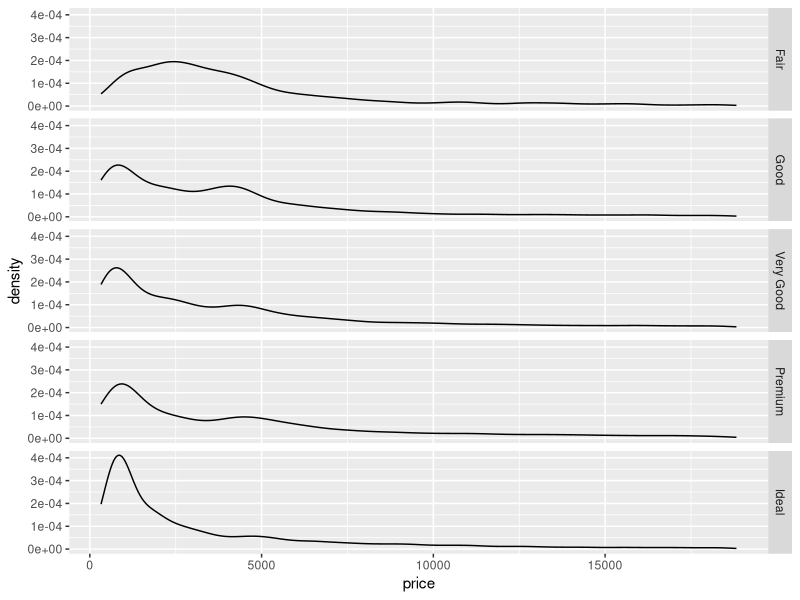
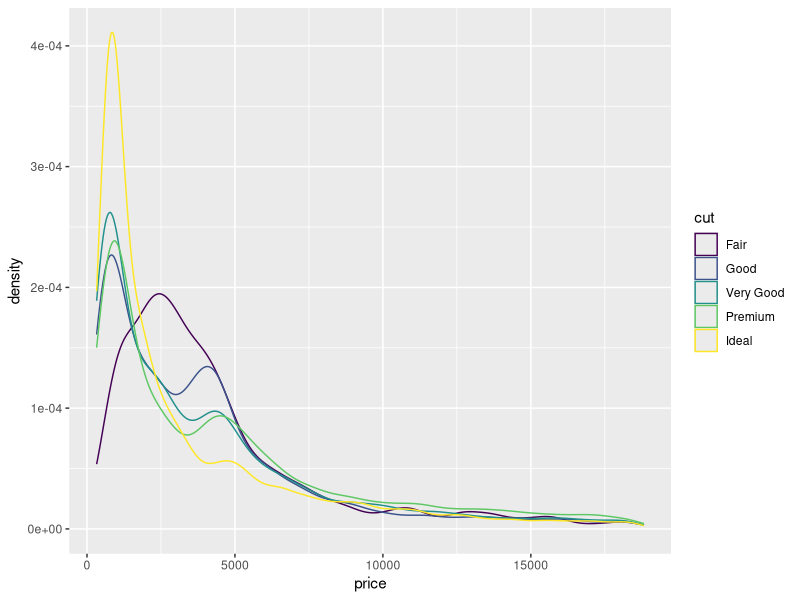
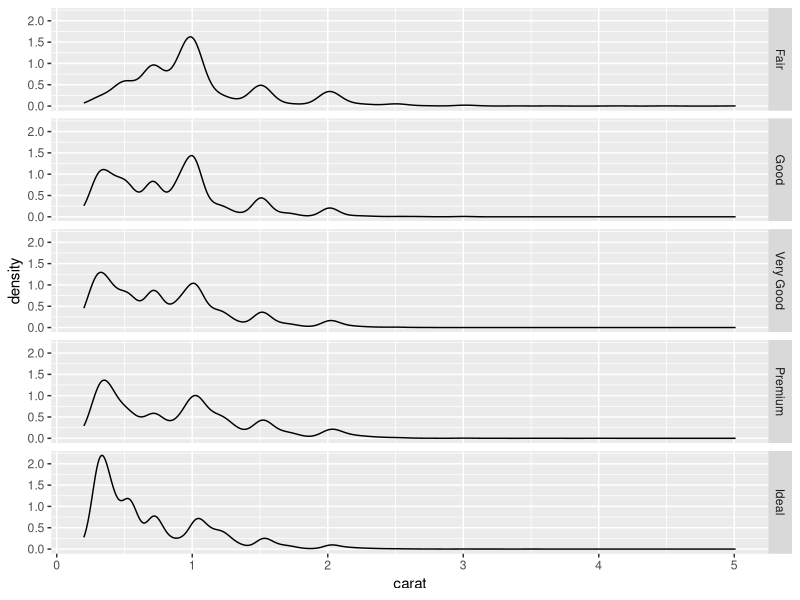
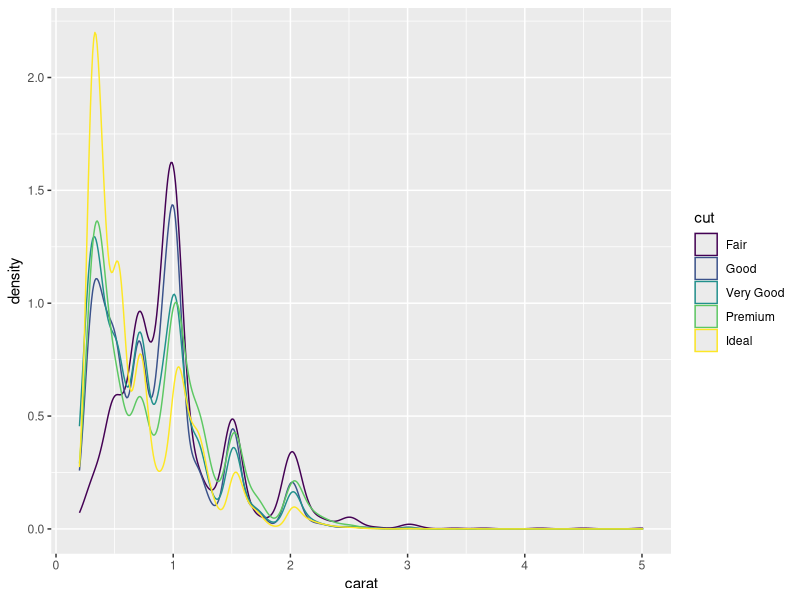
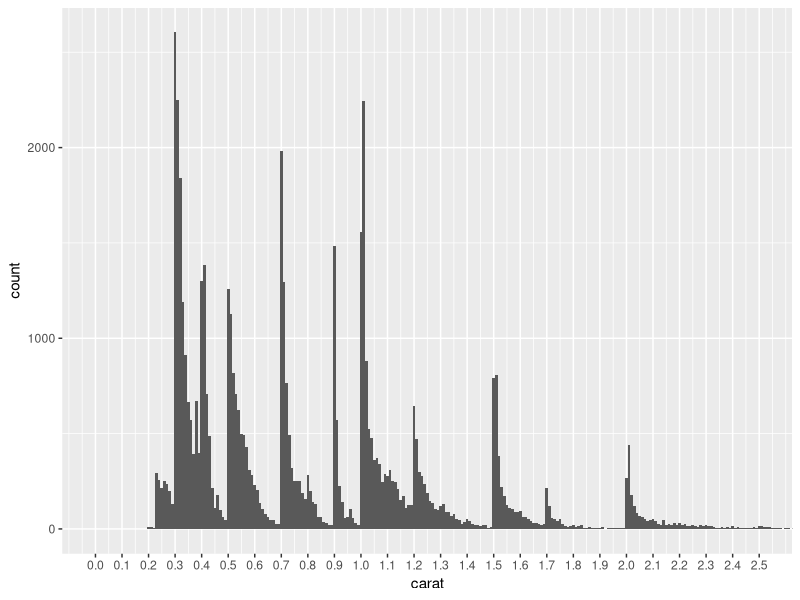

Write the R code that produced these figures, in order.
## ---- chunk 1
knitr::opts_chunk$set(echo = TRUE)
## ---- chunk 2
library(ggplot2)
library(dplyr)
library(tidyr)
## ---- chunk 3
summary(diamonds)
head(diamonds)
## ---- chunk 4
mean(diamonds$carat)
diamonds%>%group_by(cut)%>%summarize(mean(carat))
diamonds%>%group_by(cut)%>%summarize(var(carat))
diamonds%>%filter(color=='D')%>%group_by(cut)%>%summarize(n())
0.85*(diamonds%>%filter(carat>1)%>%summarize(mean(price)))
## ---- chunk 5
ggplot(data=diamonds,aes(x=price))+geom_density()+facet_grid(cut~.)
ggplot(data=diamonds,aes(x=price,color=cut))+geom_density()
ggplot(data=diamonds,aes(x=carat))+geom_density()+facet_grid(cut~.)
ggplot(data=diamonds,aes(x=carat,color=cut))+geom_density()
ggplot(data=diamonds,aes(x=carat))+ 
  geom_histogram(binwidth = 0.01)+
  coord_cartesian(xlim=c(0,2.5))+
  scale_x_continuous(breaks=seq(0,2.5,0.1))
